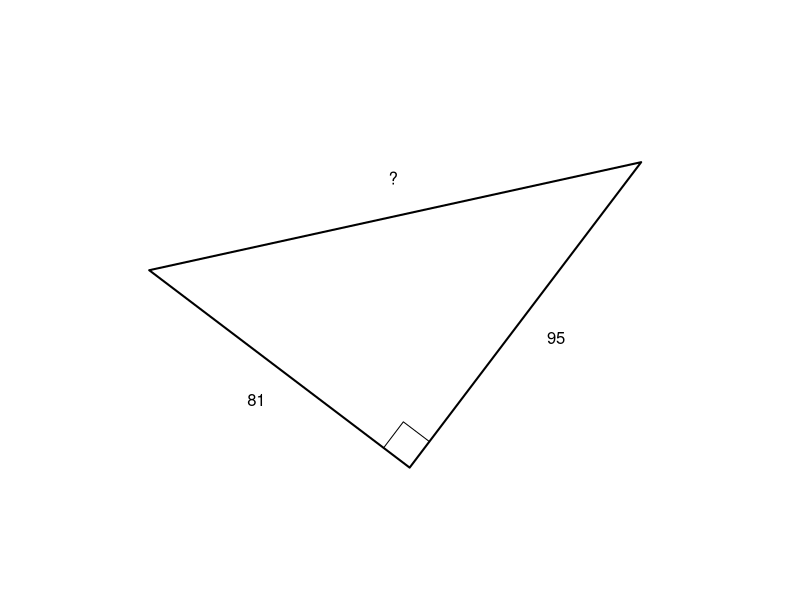

Here is the R script that generated this plot:
## ---- chunk 1
ab = sample(11:99,2)
a = ab[1]
b = ab[2]
c = sqrt(a^2+b^2)

## ---- chunk 2
x0 = c(-2/3*b,1/3*b,1/3*b)
y0 = c(-1/3*a,-1/3*a,2/3*a)
r0 = sqrt(x0^2+y0^2)
r0max = max(r0)

bsize = 1/10*min(c(a,b))
xb0 = c(1/3*b-bsize,1/3*b-bsize,1/3*b)
yb0 = c(-1/3*a,-1/3*a+bsize,-1/3*a+bsize)

ang = atan(a/b)
tbump = 1/10*max(c(a,b))
xt0 = c(-1/6*b,1/3*b+tbump,-1/6*b-cos(ang)*tbump)
yt0 = c(-1/3*a-tbump,1/6*a,1/6*a+sin(ang)*tbump)

th = runif(1,0,2*pi)

if(sample(1:2,1)==2){
    x0 = -x0
    xb0 = -xb0
    xt0 = -xt0
}

x1 = cos(th)*x0-sin(th)*y0
y1 = sin(th)*x0+cos(th)*y0
xb1 = cos(th)*xb0-sin(th)*yb0
yb1 = sin(th)*xb0+cos(th)*yb0
xt1 = cos(th)*xt0-sin(th)*yt0
yt1 = sin(th)*xt0+cos(th)*yt0

par(mar=c(0,0,0,0),pty="s")
plot(0,0,"n",axes=F,ann=F,xlim=c(-r0max,r0max),ylim=c(-r0max,r0max))

polygon(x1,y1,lwd=2)
lines(xb1,yb1,lwd=1)

text(xt1,yt1,c(b,a,"?"))
